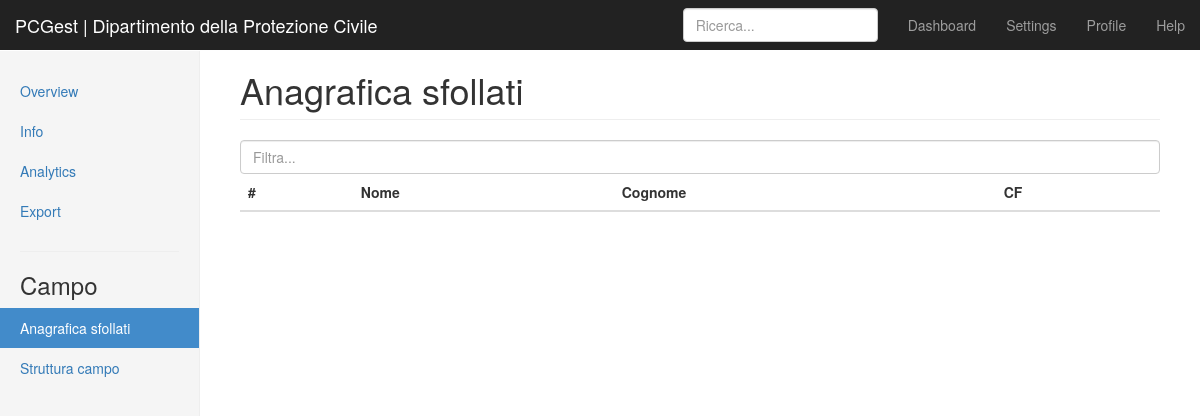
Page /anagrafica_sfollati.php on the earlier database version.
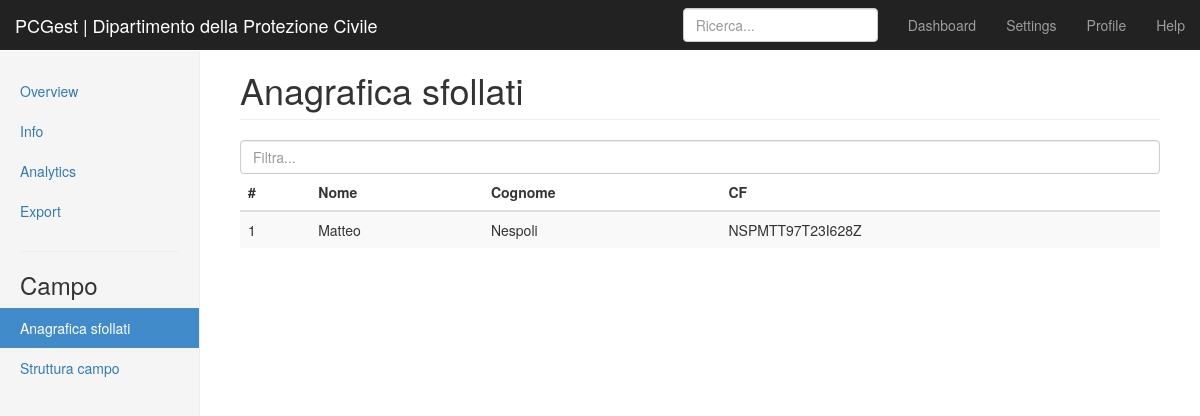
Same page on the later database version.
### tables this page shows
CREATE TABLE IF NOT EXISTS `sfollati` (
`id` int(11) NOT NULL,
  `nome` varchar(25) NOT NULL,
  `cognome` varchar(25) NOT NULL,
  `datanascita` date NOT NULL,
  `codicefiscale` varchar(16) NOT NULL,
  `indirizzo` varchar(40) NOT NULL,
  `comune` varchar(40) NOT NULL
);

### anagrafica_sfollati.php (the view, shortened to what this page needs)
<?php
	include("include/connection.php");
?>
<!DOCTYPE html>
<html lang="en">
  <head>
    <link href="./bootstrap/css/bootstrap.min.css" rel="stylesheet">
    <link href="dashboard.css" rel="stylesheet">
  </head>
  <body>
    <nav class="navbar navbar-inverse navbar-fixed-top">
      <div class="container-fluid">
        <div class="navbar-header">
		  <a class="navbar-brand" href="#">PCGest | Dipartimento della Protezione Civile</a>
        </div>
        <div id="navbar" class="navbar-collapse collapse">
          <ul class="nav navbar-nav navbar-right">
            <li><a href="#">Dashboard</a></li>
            <li><a href="#">Settings</a></li>
            <li><a href="#">Profile</a></li>
            <li><a href="#">Help</a></li>
          </ul>
          <form class="navbar-form navbar-right">
            <input type="text" class="form-control" placeholder="Ricerca...">
          </form>
        </div>
      </div>
    </nav>
    <div class="container-fluid">
      <div class="row">
        <div class="col-sm-3 col-md-2 sidebar">
          <ul class="nav nav-sidebar">
            <li><a href="index.html">Overview</a></li>
            <li><a href="#">Info</a></li>
            <li><a href="#">Analytics</a></li>
            <li><a href="#">Export</a></li>
          </ul>
		  <hr><h3>Campo</h3>
		  <ul class="nav nav-sidebar">
            <li class="active"><a href="anagrafica_sfollati.php">Anagrafica sfollati <span class="sr-only">(current)</span></a></li>
            <li><a href="mappa.php">Struttura campo</a></li>
          </ul>
        </div>
        <div class="col-sm-9 col-sm-offset-3 col-md-10 col-md-offset-2 main">
          <h1 class="page-header">Anagrafica sfollati</h1>
		  <input type="text" id="search_tbx" name="search_tbx" onkeyup="filtra_tab();" class="form-control" placeholder="Filtra...">
          <div class="table-responsive">
            <table id="tb_sfollati" class="table table-striped table-hover">
              <thead>
                <tr>
                  <th>#</th>
                  <th>Nome</th>
                  <th>Cognome</th>
                  <th>CF</th>
                </tr>
              </thead>
              <tbody>
			<?php
				$query = "SELECT id, nome, cognome, codicefiscale FROM `sfollati`";
				if ($result = mysqli_query($conn, $query)) {
					while($row = mysqli_fetch_assoc($result))
					{
						echo "<tr onclick='apri_scheda(".$row["id"].");' class='riga'><td>".$row["id"]."</td><td>".$row["nome"]."</td><td>".$row["cognome"]."</td><td>".$row["codicefiscale"]."</td></tr>";
					}
				}
			?>
              </tbody>
            </table>
          </div>
        </div>
      </div>
    </div>
  </body>
</html>

### dashboard.css (style rules this page uses)
body { padding-top: 50px; }
.riga { cursor:pointer; }
.navbar-fixed-top { border: 0; }
.sidebar { display: none; }
@media (min-width: 768px) { .sidebar { position: fixed; top: 51px; bottom: 0; left: 0; z-index: 1000; display: block; padding: 20px; overflow-x: hidden; overflow-y: auto; background-color: #f5f5f5; border-right: 1px solid #eee; } }
.nav-sidebar { margin-right: -21px; margin-bottom: 20px; margin-left: -20px; }
.nav-sidebar > li > a { padding-right: 20px; padding-left: 20px; }
.nav-sidebar > .active > a, .nav-sidebar > .active > a:hover, .nav-sidebar > .active > a:focus { color: #fff; background-color: #428bca; }
.main { padding: 20px; }
@media (min-width: 768px) { .main { padding-right: 40px; padding-left: 40px; } }
.main .page-header { margin-top: 0; }

Differences in the rows shown:
added sfollati: id "1", nome "Matteo", cognome "Nespoli", codicefiscale "NSPMTT97T23I628Z"
